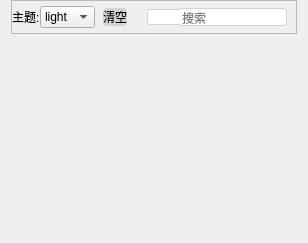
     <widget class="QWidget" name="page_3">
      <layout class="QVBoxLayout" name="verticalLayout_7">
       <property name="topMargin">
        <number>0</number>
       </property>
       <item>
        <widget class="QFrame" name="frame_12">
         <property name="frameShape">
          <enum>QFrame::StyledPanel</enum>
         </property>
         <property name="frameShadow">
          <enum>QFrame::Raised</enum>
         </property>
         <layout class="QHBoxLayout" name="horizontalLayout_12">
          <property name="spacing">
           <number>0</number>
          </property>
          <property name="leftMargin">
           <number>0</number>
          </property>
          <property name="topMargin">
           <number>5</number>
          </property>
          <property name="bottomMargin">
           <number>5</number>
          </property>
          <item>
           <widget class="QLabel" name="label_6">
            <property name="text">
             <string>主题:</string>
            </property>
           </widget>
          </item>
          <item>
           <widget class="QComboBox" name="comboBox">
            <item>
             <property name="text">
              <string>light</string>
             </property>
            </item>
            <item>
             <property name="text">
              <string>dark</string>
             </property>
            </item>
           </widget>
          </item>
          <item>
           <spacer name="horizontalSpacer_6">
            <property name="orientation">
             <enum>Qt::Horizontal</enum>
            </property>
            <property name="sizeType">
             <enum>QSizePolicy::Fixed</enum>
            </property>
            <property name="sizeHint" stdset="0">
             <size>
              <width>8</width>
              <height>20</height>
             </size>
            </property>
           </spacer>
          </item>
          <item>
           <widget class="QPushButton" name="pushButton_14">
            <property name="styleSheet">
             <string notr="true">QPushButton{border:none;background:lightgray;border-radius:4px}
QPushButton:hover{background: gray}</string>
            </property>
            <property name="text">
             <string>清空</string>
            </property>
           </widget>
          </item>
          <item>
           <spacer name="horizontalSpacer_5">
            <property name="orientation">
             <enum>Qt::Horizontal</enum>
            </property>
            <property name="sizeType">
             <enum>QSizePolicy::Fixed</enum>
            </property>
            <property name="sizeHint" stdset="0">
             <size>
              <width>20</width>
              <height>20</height>
             </size>
            </property>
           </spacer>
          </item>
          <item>
           <widget class="QPushButton" name="pushButton_15">
            <property name="styleSheet">
             <string notr="true">border-top:1px solid lightgray;
border-bottom:1px solid lightgray;
border-left:1px solid lightgray;
border-right:0px solid lightgray;
border-top-left-radius:3px;
border-bottom-left-radius:3px;
background:white</string>
            </property>
            <property name="text">
             <string/>
            </property>
            <property name="icon">
             <iconset resource="../sources/sources.qrc">
              <normaloff>:/ico/search1.svg</normaloff>:/ico/search1.svg</iconset>
            </property>
           </widget>
          </item>
          <item>
           <widget class="QLineEdit" name="lineEdit_4">
            <property name="contextMenuPolicy">
             <enum>Qt::NoContextMenu</enum>
            </property>
            <property name="styleSheet">
             <string notr="true">border-top:1px solid lightgray;
border-bottom:1px solid lightgray;
border-left:0px solid lightgray;
border-right:1px solid lightgray;
border-top-right-radius:3px;
border-bottom-right-radius:3px</string>
            </property>
            <property name="placeholderText">
             <string>搜索</string>
            </property>
           </widget>
          </item>
         </layout>
        </widget>
       </item>
       <item>
        <widget class="DebugTextEdit" name="textBrowser">
         <property name="font">
          <font>
           <family>微软雅黑</family>
          </font>
         </property>
         <property name="styleSheet">
          <string notr="true">background: transparent</string>
         </property>
         <property name="frameShape">
          <enum>QFrame::NoFrame</enum>
         </property>
         <property name="lineWrapMode">
          <enum>QPlainTextEdit::NoWrap</enum>
         </property>
         <property name="backgroundVisible">
          <bool>false</bool>
         </property>
        </widget>
       </item>
      </layout>
     </widget>
